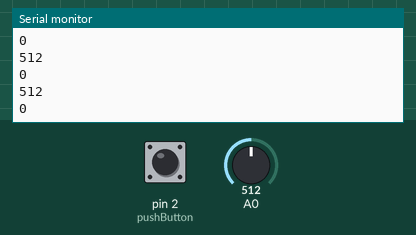
This sketch was run on a simulated Arduino Leonardo, built with avr-gcc and run on an emulated ATmega32U4. On the bench: the last lines printed to the serial monitor. The test bench sets the inputs (shaded band); at power-on: A0 = 512, pin 2 (pushButton) LOW.

Above: at 1.2 s.
1.3 s: A0 set to 716
At 2.0 s:
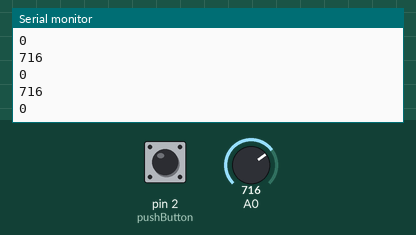
2.8 s: pin 2 (pushButton) pulled HIGH for 0.15 s
4.4 s: pin 2 (pushButton) pulled HIGH for 1 s
6.9 s: A0 set to 900
At 7.8 s:
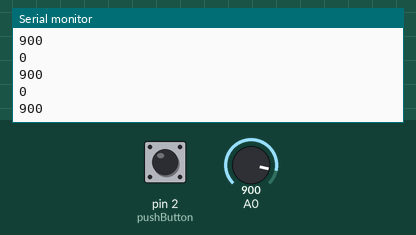
Timing chart, 0 to 9.4 s (numbered marks = the images above; inputs shaded):
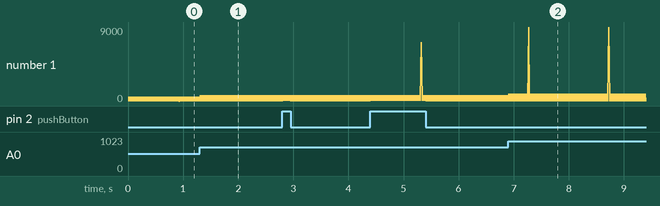

Measured:
- after the input at 1.3 s, the serial monitor: prints a new line at once (image 1)
- after the input at 6.9 s, the serial monitor: prints a new line at once (image 2)

The sketch:

Projekat.ino
```cpp
#include <Arduino_FreeRTOS.h>

int LEDs[] = {
	2,
	3,
	4,
	5,
	6,
	7,
	8
};

void TaskDigitalRead( void *pvParameters );
void TaskAnalogRead( void *pvParameters );

void setup() {
	Serial.begin(9600);

	while (!Serial) {
		; // wait for serial port to connect. Needed for native USB, on LEONARDO, MICRO, YUN, and other 32u4 based boards.
	}

	xTaskCreate(
		TaskDigitalRead
		,  (const portCHAR *)"DigitalRead"	// A name just for humans
		,  128	// This stack size can be checked & adjusted by reading the Stack Highwater
		,  NULL
		,  2	// Priority, with 3 (configMAX_PRIORITIES - 1) being the highest, and 0 being the lowest.
		,  NULL );

	xTaskCreate(
		TaskAnalogRead
		,  (const portCHAR *) "AnalogRead"
		,  128	// Stack size
		,  NULL
		,  1	// Priority
		,  NULL );
}

void loop() {}

/*--------------------------------------------------*/
/*---------------------- Tasks ---------------------*/
/*--------------------------------------------------*/

void TaskDigitalRead( void *pvParameters __attribute__((unused)) ) {
	uint8_t pushButton = 2;

	pinMode(pushButton, INPUT);

	for (;;) {
		int buttonState = digitalRead(pushButton);

		Serial.println(buttonState);

		vTaskDelay(1);	// one tick delay (15ms) in between reads for stability
	}
}

void TaskAnalogRead( void *pvParameters __attribute__((unused)) ) {
	for (;;) {
		int sensorValue = analogRead(A0);

		Serial.println(sensorValue);

		vTaskDelay(1);
	}
}
```
